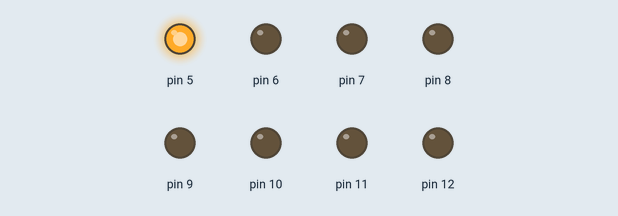
Recording of a sketch running on a simulated Arduino Uno, built with avr-gcc and run on an emulated ATmega328P. On the bench: output pins drawn as LEDs (lit = HIGH).

Above: at 0.02 s.
At 0.32 s:
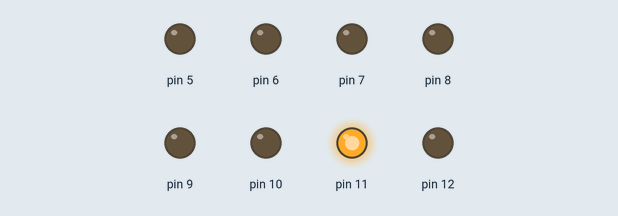
At 0.72 s:
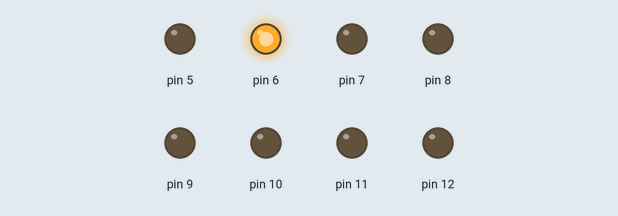
At 1.42 s:
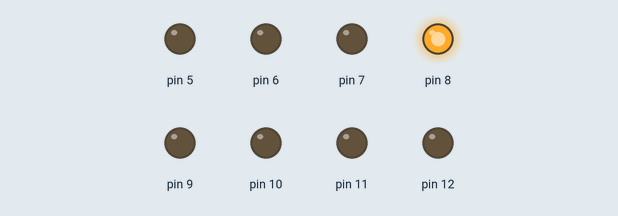
At 2.12 s:
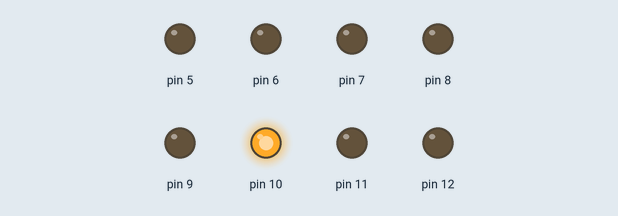
At 2.8 s:
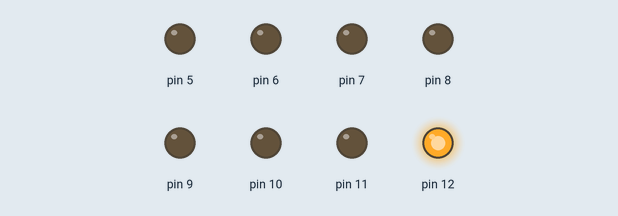
Timing chart, 0 to 3.1 s (numbered marks = the images above):
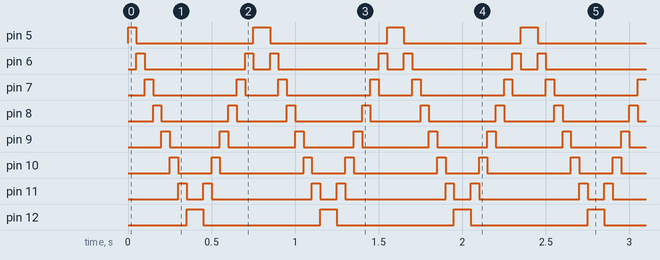

Measured:
- by itself, pin 5, pin 12: alternates HIGH for 0.10 s and LOW for 0.70 s
- by itself, pin 6: repeats every 0.80 s: LOW 0.60 s, HIGH 0.05 s, LOW 0.10 s, HIGH 0.05 s
- by itself, pin 7: repeats every 0.80 s: LOW 0.50 s, HIGH 0.05 s, LOW 0.20 s, HIGH 0.05 s
- by itself, pin 8: repeats every 0.80 s: LOW 0.40 s, HIGH 0.05 s, LOW 0.30 s, HIGH 0.05 s
- by itself, pin 9: repeats every 0.80 s: LOW 0.30 s, HIGH 0.05 s, LOW 0.40 s, HIGH 0.05 s
- by itself, pin 10: repeats every 0.80 s: LOW 0.20 s, HIGH 0.05 s, LOW 0.50 s, HIGH 0.05 s
- by itself, pin 11: repeats every 0.80 s: LOW 0.10 s, HIGH 0.05 s, LOW 0.60 s, HIGH 0.05 s

The sketch:

knight_rider.ino
```cpp
/*
int led1 = 12;
int led2 = 11;
int led3 = 10;
int led4 = 9;
int led5 = 8;
int led6 = 7;
int led7 = 6;
int led8 = 5;
int led;
*/
int shiftdelay = 50;
//int pin_num;

void setup() {
  // put your setup code here, to run once:
 /* pinMode(led1, OUTPUT);
  pinMode(led2, OUTPUT);
  pinMode(led3, OUTPUT);
  pinMode(led4, OUTPUT);
  pinMode(led5, OUTPUT);
  pinMode(led6, OUTPUT);
  pinMode(led7, OUTPUT);
  pinMode(led8, OUTPUT);
  digitalWrite(led1, LOW);
  digitalWrite(led2, LOW);
  digitalWrite(led3, LOW);
  digitalWrite(led4, LOW);
  digitalWrite(led5, LOW);
  digitalWrite(led6, LOW);
  digitalWrite(led7, LOW);
  digitalWrite(led8, LOW);
  */

  for (int pin = 5; pin < 13; pin ++){
    pinMode(pin, OUTPUT);
    }


}

void loop() {
  // put your main code here, to run repeatedly:
  for(int pin = 5 ; pin < 13; pin ++){
    digitalWrite(pin, HIGH);
    delay (shiftdelay);
    digitalWrite(pin, LOW);
    }
  for(int pin = 12; pin >=5; pin --){
    digitalWrite(pin, HIGH);
    delay (shiftdelay);
    digitalWrite(pin, LOW);

  }

}
```
